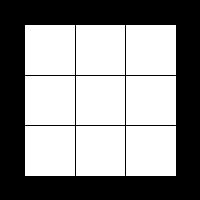
Frame 1 (no input)
Frame 60 (the mouse pressed at the canvas centre just before this capture): identical to frame 1, image omitted
Frame 120 (the mouse held since frame 60 and released just before this capture): identical to frame 1, image omitted

The Processing sketch that drew this single still picture (run headless with seeded random() and noise(); from frame 60 on, the mouse is pressed at the canvas centre):

// Processing sketch: processing_137221
// ── processing_137221.pde

void setup() {
  size(200,200);
  background(0);
  stroke(255);
  fill(255);
  rect(25,25,150,150);
  stroke(0);
  line(25,75,175,75);
  line(25,125,175,125);
  line(75,25,75,175);
  line(125,25,125,175);

}
void draw() {
}
boolean[] squareFilled = {true,true,true,true,true,true,true,true,true};
int playerTurn=1;
void mouseClicked() {
   println(playerTurn);
  int turn=playerTurn%2;
  stroke(0);
  fill(255);
  if((mouseX<75)&&(mouseX>25)&&(mouseY>25)&&(mouseY<75)&&(squareFilled[0]==true)) {
  switch(turn) {
  case 0:  
  ellipse(50,50,50,50); 
  break;
  case 1:
  line(25,25,75,75);
  line(75,25,25,75);
  break;
  } 
  playerTurn=playerTurn+1;
  squareFilled[0]=false;
} else if((mouseX<125)&&(mouseX>75)&&(mouseY>25)&&(mouseY<75)&&(squareFilled[1]==true)) {
  switch(turn) {
  case 0:  
  ellipse(100,50,50,50); 
  break;
  case 1:
  line(75,25,125,75);
  line(75,75,125,25);
  break;
  } 
  playerTurn=playerTurn+1;
  squareFilled[1]=false;
} else if((mouseX<175)&&(mouseX>125)&&(mouseY>25)&&(mouseY<75)&&(squareFilled[2]==true)) {
  switch(turn) {
  case 0:  
  ellipse(150,50,50,50); 
  break;
  case 1:
  line(125,25,175,75);
  line(125,75,175,25);
  break;
  } 
  playerTurn=playerTurn+1;
  squareFilled[2]=false;
}else if((mouseX<75)&&(mouseX>25)&&(mouseY>75)&&(mouseY<125)&&(squareFilled[3]==true)) {
  switch(turn) {
  case 0:  
  ellipse(50,100,50,50); 
  break;
  case 1:
  line(25,75,75,125);
  line(25,125,75,75);
  break; 
  }
  playerTurn=playerTurn+1;
  squareFilled[3]=false;
}  else if((mouseX<125)&&(mouseX>75)&&(mouseY>75)&&(mouseY<125)&&(squareFilled[4]==true)) {
  switch(turn) {
  case 0:  
  ellipse(100,100,50,50); 
  break;
  case 1:
  line(75,75,125,125);
  line(75,125,125,75);
  break; 
  } 
  playerTurn=playerTurn+1;
  squareFilled[4]=false;
}  else if((mouseX<175)&&(mouseX>125)&&(mouseY>75)&&(mouseY<125)&&(squareFilled[5]==true)) {
  switch(turn) {
  case 0:  
  ellipse(150,100,50,50); 
  break;
  case 1:
  line(125,75,175,125);
  line(125,125,175,75);
  break; 
  } 
  playerTurn=playerTurn+1;
  squareFilled[5]=false;
}  else if((mouseX<75)&&(mouseX>25)&&(mouseY>125)&&(mouseY<175)&&(squareFilled[6]==true)) {
  switch(turn) {
  case 0:  
  ellipse(50,150,50,50); 
  break;
  case 1:
  line(25,125,75,175);
  line(25,175,75,125);
  break; 
  } 
  playerTurn=playerTurn+1;
  squareFilled[6]=false;
}  else if((mouseX<125)&&(mouseX>75)&&(mouseY>125)&&(mouseY<175)&&(squareFilled[7]==true)) {
  switch(turn) {
  case 0:  
  ellipse(100,150,50,50);
  break;
  case 1:
  line(75,125,125,175);
  line(75,175,125,125);
  break; 
  } 
  playerTurn=playerTurn+1;
  squareFilled[7]=false;
}  else if((mouseX<175)&&(mouseX>125)&&(mouseY>125)&&(mouseY<175)&&(squareFilled[8]==true)) {
  switch(turn) {
  case 0:  
  ellipse(150,150,50,50);
  break;
  case 1:
  line(125,125,175,175);
  line(125,175,175,125);
  break; 
  } 
  playerTurn=playerTurn+1;
  squareFilled[8]=false;
}}
